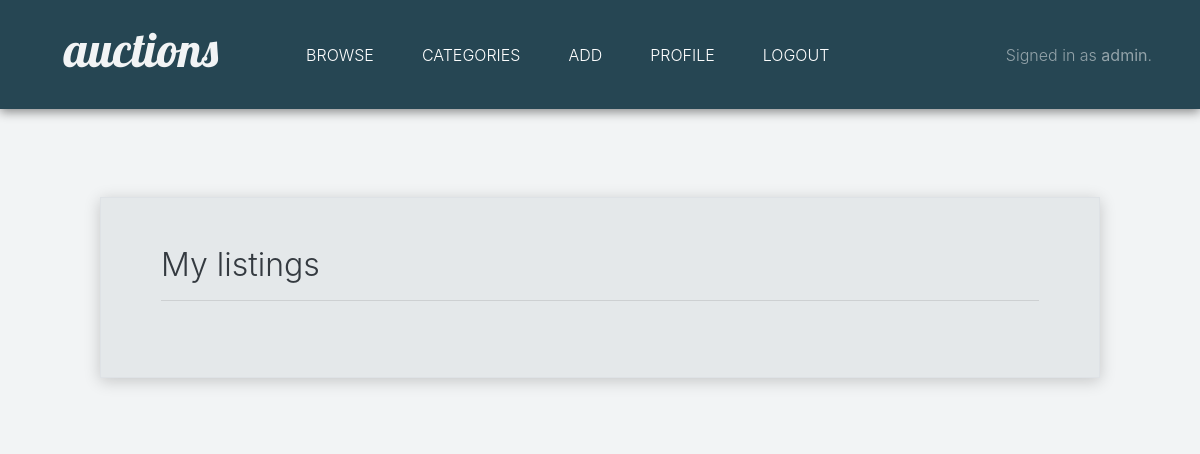
The page /profile/view/mylistings (signed in) on the database as committed earlier.
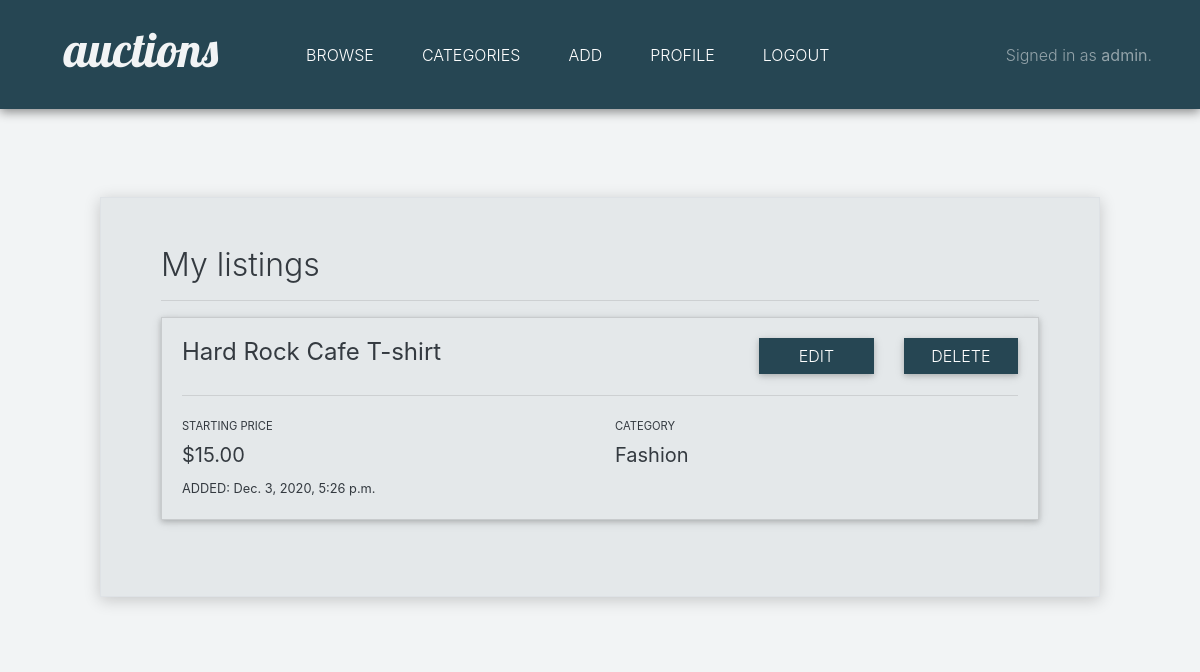
The same page on the database as committed later.
### auctions/models.py (models this page shows, shortened)
class Listing(models.Model):
    title = models.CharField(max_length=40)
    description = models.CharField(max_length=500)
    starting_price = models.FloatField()
    user = models.ForeignKey(User, on_delete=models.CASCADE)
    category = models.ForeignKey(Category, on_delete=models.CASCADE)
    date_added = models.DateTimeField(default=timezone.now)
    active = models.BooleanField(default=True)

class Category(models.Model):
    name = models.CharField(max_length=20)

### auctions/views.py (the view)
# urls.py: path("profile/view/mylistings", views.listings_view, name="listings_view"),
def listings_view(request):
    logged_user = request.user
    user_id = logged_user.id
    listings = Listing.objects.filter(user_id=user_id).order_by('-date_added')
    categories = Category.objects.all().order_by('name')
    return render(request, "auctions/listings_view.html", {
        "listings": listings,
        "categories": categories
    })

### auctions/templates/auctions/listings_view.html (shortened to what this page needs)
{% extends "auctions/layout.html" %}
{% block body %}
    <div class="listings-panel animated slideInDown border mt-5">
        <div><h2>My listings</h2></div>
        <hr>
        {% for listing in listings %}
        <div class="pb-3">
            <div class="card" style="border-radius: 0; background-color: #E4E8EA;">
                <div class="card-body">
                    <div class="row">
                        <div class="col-8">
                            <h4 class="card-title">{{ listing.title }}</h4>
                        </div>
                        <div class="col-2">
                            <a href="{% url 'change_password' %}" role="button" class="btn btn-info button-custom btn-block">EDIT</a>
                        </div>
                        <div class="col-2">
                            <a href="{% url 'change_password' %}" role="button" class="btn btn-info button-custom btn-block">DELETE</a>
                        </div>
                    </div>
                    <hr>
                    <div class="row">
                        <div class="col">
                            <label class="form-input-label" for="startingPriceOutput">STARTING PRICE</label>
                            <div id="startingPriceOutput">
                                <h5>${{ listing.starting_price }}0</h5>
                            </div>
                        </div>
                        <div class="col">
                            <label class="form-input-label" for="categoryOutput">CATEGORY</label>
                            <div id="categoryOutput">
                                <h5>
                                {% for category in categories %}
                                    {% if category.id == listing.category_id %}
                                        {{category.name}}
                                    {% endif %}
                                {% endfor %}
                                </h5>
                            </div>
                        </div>
                    </div>
                    <div class="row">
                        <div class="col">
                            <small>ADDED: {{ listing.date_added }}</small>
                        </div>
                    </div>
                </div>
            </div>
        </div>
        {% endfor %}
    </div>
{% endblock %}

Rows that differ between the two databases and show on the page:
added Listing: title "Hard Rock Cafe T-shirt", starting_price "15.0", date_added "Dec. 3, 2020, 5:26 p.m."
now on this page (row unchanged): Category: name "Fashion"
